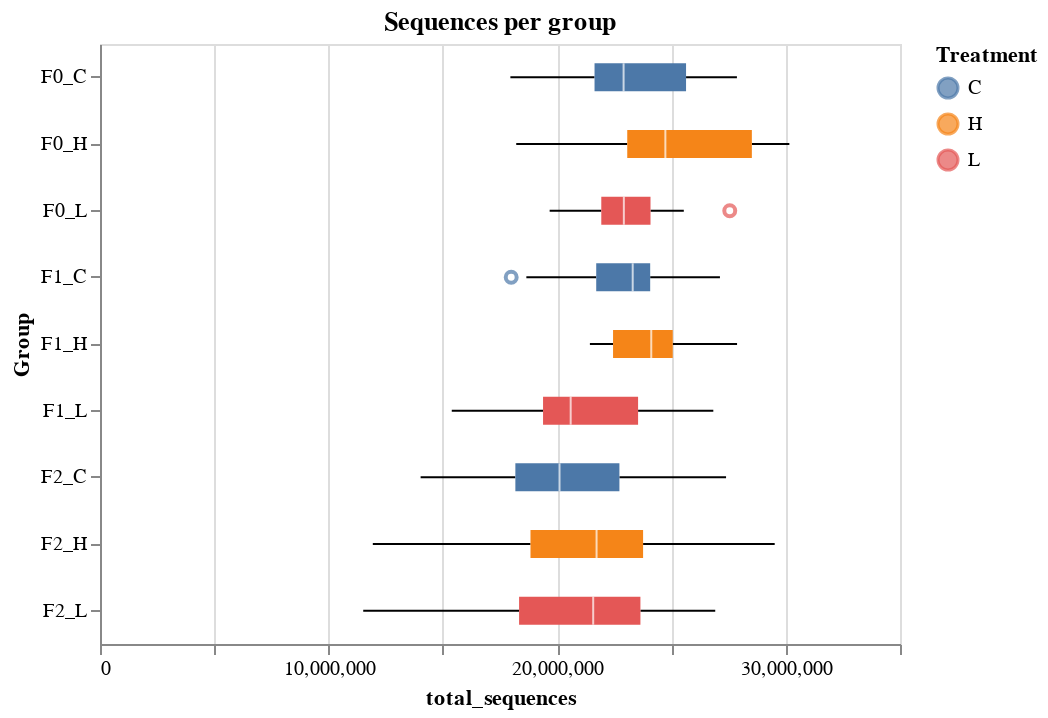

This figure's notebook cell:
### Code cell
alt.Chart(mqc_df, title="Sequences per group").mark_boxplot().encode(
    x="total_sequences",
    y=alt.Y("Group"),
    color="Treatment"
).properties(
    width=400,
    height=300
)

### Figure 1 — Vega-Lite specification as saved in the notebook (floating-point values rounded to 4 significant figures)
{"config": {"view": {"continuousWidth": 300, "continuousHeight": 300}}, "data": {"name": "data-ecca2a3c342bd7e9d9b1bf9dbc172dc6"}, "mark": {"type": "boxplot"}, "encoding": {"color": {"field": "Treatment", "type": "nominal"}, "x": {"field": "total_sequences", "type": "quantitative"}, "y": {"field": "Group", "type": "nominal"}}, "height": 300, "title": "Sequences per group", "width": 400, "$schema": "https://vega.github.io/schema/vega-lite/v5.14.1.json", "datasets": {"data-ecca2a3c342bd7e9d9b1bf9dbc172dc6": [{"total_sequences": 26340000.0, "Group": "F0_C", "Reads_QC_R1": "C10/sequence_quality_control/C10_QC_R1.fastq.gz", "Reads_QC_R2": "C10/sequence_quality_control/C10_QC_R2.fastq.gz", "Reads_QC_se": "C10/sequence_quality_control/C10_QC_se.fastq.gz", "Treatment": "C", "Generation": "F0", "Sample": "C10"}, {"total_sequences": 22070000.0, "Group": "F0_C", "Reads_QC_R1": "C11-t.r/sequence_quality_control/C11-t.r_QC_R1.fastq.gz", "Reads_QC_R2": "C11-t.r/sequence_quality_control/C11-t.r_QC_R2.fastq.gz", "Reads_QC_se": "C11-t.r/sequence_quality_control/C11-t.r_QC_se.fastq.gz", "Treatment": "C", "Generation": "F0", "Sample": "C11"}, {"total_sequences": 25470000.0, "Group": "F0_C", "Reads_QC_R1": "C11/sequence_quality_control/C11_QC_R1.fastq.gz", "Reads_QC_R2": "C11/sequence_quality_control/C11_QC_R2.fastq.gz", "Reads_QC_se": "C11/sequence_quality_control/C11_QC_se.fastq.gz", "Treatment": "C", "Generation": "F0", "Sample": "C11"}, {"total_sequences": 27120000.0, "Group": "F1_C", "Reads_QC_R1": "C12-t.r/sequence_quality_control/C12-t.r_QC_R1.fastq.gz", "Reads_QC_R2": "C12-t.r/sequence_quality_control/C12-t.r_QC_R2.fastq.gz", "Reads_QC_se": "C12-t.r/sequence_quality_control/C12-t.r_QC_se.fastq.gz", "Treatment": "C", "Generation": "F1", "Sample": "C12"}, {"total_sequences": 17990000.0, "Group": "F1_C", "Reads_QC_R1": "C12/sequence_quality_control/C12_QC_R1.fastq.gz", "Reads_QC_R2": "C12/sequence_quality_control/C12_QC_R2.fastq.gz", "Reads_QC_se": "C12/sequence_quality_control/C12_QC_se.fastq.gz", "Treatment": "C", "Generation": "F1", "Sample": "C12"}, {"total_sequences": 24670000.0, "Group": "F1_C", "Reads_QC_R1": "C13/sequence_quality_control/C13_QC_R1.fastq.gz", "Reads_QC_R2": "C13/sequence_quality_control/C13_QC_R2.fastq.gz", "Reads_QC_se": "C13/sequence_quality_control/C13_QC_se.fastq.gz", "Treatment": "C", "Generation": "F1", "Sample": "C13"}, {"total_sequences": 23870000.0, "Group": "F1_C", "Reads_QC_R1": "C14/sequence_quality_control/C14_QC_R1.fastq.gz", "Reads_QC_R2": "C14/sequence_quality_control/C14_QC_R2.fastq.gz", "Reads_QC_se": "C14/sequence_quality_control/C14_QC_se.fastq.gz", "Treatment": "C", "Generation": "F1", "Sample": "C14"}, {"total_sequences": 23750000.0, "Group": "F1_C", "Reads_QC_R1": "C15/sequence_quality_control/C15_QC_R1.fastq.gz", "Reads_QC_R2": "C15/sequence_quality_control/C15_QC_R2.fastq.gz", "Reads_QC_se": "C15/sequence_quality_control/C15_QC_se.fastq.gz", "Treatment": "C", "Generation": "F1", "Sample": "C15"}, {"total_sequences": 18650000.0, "Group": "F1_C", "Reads_QC_R1": "C16/sequence_quality_control/C16_QC_R1.fastq.gz", "Reads_QC_R2": "C16/sequence_quality_control/C16_QC_R2.fastq.gz", "Reads_QC_se": "C16/sequence_quality_control/C16_QC_se.fastq.gz", "Treatment": "C", "Generation": "F1", "Sample": "C16"}, {"total_sequences": 22860000.0, "Group": "F1_C", "Reads_QC_R1": "C17/sequence_quality_control/C17_QC_R1.fastq.gz", "Reads_QC_R2": "C17/sequence_quality_control/C17_QC_R2.fastq.gz", "Reads_QC_se": "C17/sequence_quality_control/C17_QC_se.fastq.gz", "Treatment": "C", "Generation": "F1", "Sample": "C17"}, {"total_sequences": 22730000.0, "Group": "F1_C", "Reads_QC_R1": "C18/sequence_quality_control/C18_QC_R1.fastq.gz", "Reads_QC_R2": "C18/sequence_quality_control/C18_QC_R2.fastq.gz", "Reads_QC_se": "C18/sequence_quality_control/C18_QC_se.fastq.gz", "Treatment": "C", "Generation": "F1", "Sample": "C18"}, {"total_sequences": 19540000.0, "Group": "F2_C", "Reads_QC_R1": "C19-t.r/sequence_quality_control/C19-t.r_QC_R1.fastq.gz", "Reads_QC_R2": "C19-t.r/sequence_quality_control/C19-t.r_QC_R2.fastq.gz", "Reads_QC_se": "C19-t.r/sequence_quality_control/C19-t.r_QC_se.fastq.gz", "Treatment": "C", "Generation": "F2", "Sample": "C19"}, {"total_sequences": 21690000.0, "Group": "F2_C", "Reads_QC_R1": "C19/sequence_quality_control/C19_QC_R1.fastq.gz", "Reads_QC_R2": "C19/sequence_quality_control/C19_QC_R2.fastq.gz", "Reads_QC_se": "C19/sequence_quality_control/C19_QC_se.fastq.gz", "Treatment": "C", "Generation": "F2", "Sample": "C19"}, {"total_sequences": 27870000.0, "Group": "F0_C", "Reads_QC_R1": "C1/sequence_quality_control/C1_QC_R1.fastq.gz", "Reads_QC_R2": "C1/sequence_quality_control/C1_QC_R2.fastq.gz", "Reads_QC_se": "C1/sequence_quality_control/C1_QC_se.fastq.gz", "Treatment": "C", "Generation": "F0", "Sample": "C1"}, {"total_sequences": 18520000.0, "Group": "F2_C", "Reads_QC_R1": "C20/sequence_quality_control/C20_QC_R1.fastq.gz", "Reads_QC_R2": "C20/sequence_quality_control/C20_QC_R2.fastq.gz", "Reads_QC_se": "C20/sequence_quality_control/C20_QC_se.fastq.gz", "Treatment": "C", "Generation": "F2", "Sample": "C20"}, {"total_sequences": 23980000.0, "Group": "F2_C", "Reads_QC_R1": "C21/sequence_quality_control/C21_QC_R1.fastq.gz", "Reads_QC_R2": "C21/sequence_quality_control/C21_QC_R2.fastq.gz", "Reads_QC_se": "C21/sequence_quality_control/C21_QC_se.fastq.gz", "Treatment": "C", "Generation": "F2", "Sample": "C21"}, {"total_sequences": 24840000.0, "Group": "F2_C", "Reads_QC_R1": "C22/sequence_quality_control/C22_QC_R1.fastq.gz", "Reads_QC_R2": "C22/sequence_quality_control/C22_QC_R2.fastq.gz", "Reads_QC_se": "C22/sequence_quality_control/C22_QC_se.fastq.gz", "Treatment": "C", "Generation": "F2", "Sample": "C22"}, {"total_sequences": 15320000.0, "Group": "F2_C", "Reads_QC_R1": "C23/sequence_quality_control/C23_QC_R1.fastq.gz", "Reads_QC_R2": "C23/sequence_quality_control/C23_QC_R2.fastq.gz", "Reads_QC_se": "C23/sequence_quality_control/C23_QC_se.fastq.gz", "Treatment": "C", "Generation": "F2", "Sample": "C23"}, {"total_sequences": 19570000.0, "Group": "F2_C", "Reads_QC_R1": "C24/sequence_quality_control/C24_QC_R1.fastq.gz", "Reads_QC_R2": "C24/sequence_quality_control/C24_QC_R2.fastq.gz", "Reads_QC_se": "C24/sequence_quality_control/C24_QC_se.fastq.gz", "Treatment": "C", "Generation": "F2", "Sample": "C24"}, {"total_sequences": 22580000.0, "Group": "F2_C", "Reads_QC_R1": "C25/sequence_quality_control/C25_QC_R1.fastq.gz", "Reads_QC_R2": "C25/sequence_quality_control/C25_QC_R2.fastq.gz", "Reads_QC_se": "C25/sequence_quality_control/C25_QC_se.fastq.gz", "Treatment": "C", "Generation": "F2", "Sample": "C25"}, {"total_sequences": 27390000.0, "Group": "F2_C", "Reads_QC_R1": "C26/sequence_quality_control/C26_QC_R1.fastq.gz", "Reads_QC_R2": "C26/sequence_quality_control/C26_QC_R2.fastq.gz", "Reads_QC_se": "C26/sequence_quality_control/C26_QC_se.fastq.gz", "Treatment": "C", "Generation": "F2", "Sample": "C26"}, {"total_sequences": 14030000.0, "Group": "F2_C", "Reads_QC_R1": "C27/sequence_quality_control/C27_QC_R1.fastq.gz", "Reads_QC_R2": "C27/sequence_quality_control/C27_QC_R2.fastq.gz", "Reads_QC_se": "C27/sequence_quality_control/C27_QC_se.fastq.gz", "Treatment": "C", "Generation": "F2", "Sample": "C27"}, {"total_sequences": 23160000.0, "Group": "F2_C", "Reads_QC_R1": "C28/sequence_quality_control/C28_QC_R1.fastq.gz", "Reads_QC_R2": "C28/sequence_quality_control/C28_QC_R2.fastq.gz", "Reads_QC_se": "C28/sequence_quality_control/C28_QC_se.fastq.gz", "Treatment": "C", "Generation": "F2", "Sample": "C28"}, {"total_sequences": 17140000.0, "Group": "F2_C", "Reads_QC_R1": "C29/sequence_quality_control/C29_QC_R1.fastq.gz", "Reads_QC_R2": "C29/sequence_quality_control/C29_QC_R2.fastq.gz", "Reads_QC_se": "C29/sequence_quality_control/C29_QC_se.fastq.gz", "Treatment": "C", "Generation": "F2", "Sample": "C29"}, {"total_sequences": 20320000.0, "Group": "F0_C", "Reads_QC_R1": "C2/sequence_quality_control/C2_QC_R1.fastq.gz", "Reads_QC_R2": "C2/sequence_quality_control/C2_QC_R2.fastq.gz", "Reads_QC_se": "C2/sequence_quality_control/C2_QC_se.fastq.gz", "Treatment": "C", "Generation": "F0", "Sample": "C2"}, {"total_sequences": 16440000.0, "Group": "F2_C", "Reads_QC_R1": "C30/sequence_quality_control/C30_QC_R1.fastq.gz", "Reads_QC_R2": "C30/sequence_quality_control/C30_QC_R2.fastq.gz", "Reads_QC_se": "C30/sequence_quality_control/C30_QC_se.fastq.gz", "Treatment": "C", "Generation": "F2", "Sample": "C30"}, {"total_sequences": 20640000.0, "Group": "F2_C", "Reads_QC_R1": "C31/sequence_quality_control/C31_QC_R1.fastq.gz", "Reads_QC_R2": "C31/sequence_quality_control/C31_QC_R2.fastq.gz", "Reads_QC_se": "C31/sequence_quality_control/C31_QC_se.fastq.gz", "Treatment": "C", "Generation": "F2", "Sample": "C31"}, {"total_sequences": 18610000.0, "Group": "F2_C", "Reads_QC_R1": "C32/sequence_quality_control/C32_QC_R1.fastq.gz", "Reads_QC_R2": "C32/sequence_quality_control/C32_QC_R2.fastq.gz", "Reads_QC_se": "C32/sequence_quality_control/C32_QC_se.fastq.gz", "Treatment": "C", "Generation": "F2", "Sample": "C32"}, {"total_sequences": 22320000.0, "Group": "F2_C", "Reads_QC_R1": "C34/sequence_quality_control/C34_QC_R1.fastq.gz", "Reads_QC_R2": "C34/sequence_quality_control/C34_QC_R2.fastq.gz", "Reads_QC_se": "C34/sequence_quality_control/C34_QC_se.fastq.gz", "Treatment": "C", "Generation": "F2", "Sample": "C34"}, {"total_sequences": 19720000.0, "Group": "F0_C", "Reads_QC_R1": "C3/sequence_quality_control/C3_QC_R1.fastq.gz", "Reads_QC_R2": "C3/sequence_quality_control/C3_QC_R2.fastq.gz", "Reads_QC_se": "C3/sequence_quality_control/C3_QC_se.fastq.gz", "Treatment": "C", "Generation": "F0", "Sample": "C3"}, {"total_sequences": 22250000.0, "Group": "F0_C", "Reads_QC_R1": "C4/sequence_quality_control/C4_QC_R1.fastq.gz", "Reads_QC_R2": "C4/sequence_quality_control/C4_QC_R2.fastq.gz", "Reads_QC_se": "C4/sequence_quality_control/C4_QC_se.fastq.gz", "Treatment": "C", "Generation": "F0", "Sample": "C4"}, {"total_sequences": 24670000.0, "Group": "F0_C", "Reads_QC_R1": "C5/sequence_quality_control/C5_QC_R1.fastq.gz", "Reads_QC_R2": "C5/sequence_quality_control/C5_QC_R2.fastq.gz", "Reads_QC_se": "C5/sequence_quality_control/C5_QC_se.fastq.gz", "Treatment": "C", "Generation": "F0", "Sample": "C5"}, {"total_sequences": 22630000.0, "Group": "F0_C", "Reads_QC_R1": "C6/sequence_quality_control/C6_QC_R1.fastq.gz", "Reads_QC_R2": "C6/sequence_quality_control/C6_QC_R2.fastq.gz", "Reads_QC_se": "C6/sequence_quality_control/C6_QC_se.fastq.gz", "Treatment": "C", "Generation": "F0", "Sample": "C6"}, {"total_sequences": 23180000.0, "Group": "F0_C", "Reads_QC_R1": "C7/sequence_quality_control/C7_QC_R1.fastq.gz", "Reads_QC_R2": "C7/sequence_quality_control/C7_QC_R2.fastq.gz", "Reads_QC_se": "C7/sequence_quality_control/C7_QC_se.fastq.gz", "Treatment": "C", "Generation": "F0", "Sample": "C7"}, {"total_sequences": 26140000.0, "Group": "F0_C", "Reads_QC_R1": "C8/sequence_quality_control/C8_QC_R1.fastq.gz", "Reads_QC_R2": "C8/sequence_quality_control/C8_QC_R2.fastq.gz", "Reads_QC_se": "C8/sequence_quality_control/C8_QC_se.fastq.gz", "Treatment": "C", "Generation": "F0", "Sample": "C8"}, {"total_sequences": 17950000.0, "Group": "F0_C", "Reads_QC_R1": "C9/sequence_quality_control/C9_QC_R1.fastq.gz", "Reads_QC_R2": "C9/sequence_quality_control/C9_QC_R2.fastq.gz", "Reads_QC_se": "C9/sequence_quality_control/C9_QC_se.fastq.gz", "Treatment": "C", "Generation": "F0", "Sample": "C9"}, {"total_sequences": 28550000.0, "Group": "F0_H", "Reads_QC_R1": "H10-t.r/sequence_quality_control/H10-t.r_QC_R1.fastq.gz", "Reads_QC_R2": "H10-t.r/sequence_quality_control/H10-t.r_QC_R2.fastq.gz", "Reads_QC_se": "H10-t.r/sequence_quality_control/H10-t.r_QC_se.fastq.gz", "Treatment": "H", "Generation": "F0", "Sample": "H10"}, {"total_sequences": 23810000.0, "Group": "F0_H", "Reads_QC_R1": "H10/sequence_quality_control/H10_QC_R1.fastq.gz", "Reads_QC_R2": "H10/sequence_quality_control/H10_QC_R2.fastq.gz", "Reads_QC_se": "H10/sequence_quality_control/H10_QC_se.fastq.gz", "Treatment": "H", "Generation": "F0", "Sample": "H10"}, {"total_sequences": 25610000.0, "Group": "F0_H", "Reads_QC_R1": "H11/sequence_quality_control/H11_QC_R1.fastq.gz", "Reads_QC_R2": "H11/sequence_quality_control/H11_QC_R2.fastq.gz", "Reads_QC_se": "H11/sequence_quality_control/H11_QC_se.fastq.gz", "Treatment": "H", "Generation": "F0", "Sample": "H11"}, {"total_sequences": 22780000.0, "Group": "F1_H", "Reads_QC_R1": "H12/sequence_quality_control/H12_QC_R1.fastq.gz", "Reads_QC_R2": "H12/sequence_quality_control/H12_QC_R2.fastq.gz", "Reads_QC_se": "H12/sequence_quality_control/H12_QC_se.fastq.gz", "Treatment": "H", "Generation": "F1", "Sample": "H12"}, {"total_sequences": 21440000.0, "Group": "F1_H", "Reads_QC_R1": "H13-t.r/sequence_quality_control/H13-t.r_QC_R1.fastq.gz", "Reads_QC_R2": "H13-t.r/sequence_quality_control/H13-t.r_QC_R2.fastq.gz", "Reads_QC_se": "H13-t.r/sequence_quality_control/H13-t.r_QC_se.fastq.gz", "Treatment": "H", "Generation": "F1", "Sample": "H13"}, {"total_sequences": 23960000.0, "Group": "F1_H", "Reads_QC_R1": "H13/sequence_quality_control/H13_QC_R1.fastq.gz", "Reads_QC_R2": "H13/sequence_quality_control/H13_QC_R2.fastq.gz", "Reads_QC_se": "H13/sequence_quality_control/H13_QC_se.fastq.gz", "Treatment": "H", "Generation": "F1", "Sample": "H13"}, {"total_sequences": 27870000.0, "Group": "F1_H", "Reads_QC_R1": "H14/sequence_quality_control/H14_QC_R1.fastq.gz", "Reads_QC_R2": "H14/sequence_quality_control/H14_QC_R2.fastq.gz", "Reads_QC_se": "H14/sequence_quality_control/H14_QC_se.fastq.gz", "Treatment": "H", "Generation": "F1", "Sample": "H14"}, {"total_sequences": 25650000.0, "Group": "F1_H", "Reads_QC_R1": "H15/sequence_quality_control/H15_QC_R1.fastq.gz", "Reads_QC_R2": "H15/sequence_quality_control/H15_QC_R2.fastq.gz", "Reads_QC_se": "H15/sequence_quality_control/H15_QC_se.fastq.gz", "Treatment": "H", "Generation": "F1", "Sample": "H15"}, {"total_sequences": 24270000.0, "Group": "F1_H", "Reads_QC_R1": "H16/sequence_quality_control/H16_QC_R1.fastq.gz", "Reads_QC_R2": "H16/sequence_quality_control/H16_QC_R2.fastq.gz", "Reads_QC_se": "H16/sequence_quality_control/H16_QC_se.fastq.gz", "Treatment": "H", "Generation": "F1", "Sample": "H16"}, {"total_sequences": 24860000.0, "Group": "F1_H", "Reads_QC_R1": "H17/sequence_quality_control/H17_QC_R1.fastq.gz", "Reads_QC_R2": "H17/sequence_quality_control/H17_QC_R2.fastq.gz", "Reads_QC_se": "H17/sequence_quality_control/H17_QC_se.fastq.gz", "Treatment": "H", "Generation": "F1", "Sample": "H17"}, {"total_sequences": 21430000.0, "Group": "F1_H", "Reads_QC_R1": "H18/sequence_quality_control/H18_QC_R1.fastq.gz", "Reads_QC_R2": "H18/sequence_quality_control/H18_QC_R2.fastq.gz", "Reads_QC_se": "H18/sequence_quality_control/H18_QC_se.fastq.gz", "Treatment": "H", "Generation": "F1", "Sample": "H18"}, {"total_sequences": 28510000.0, "Group": "F0_H", "Reads_QC_R1": "H1/sequence_quality_control/H1_QC_R1.fastq.gz", "Reads_QC_R2": "H1/sequence_quality_control/H1_QC_R2.fastq.gz", "Reads_QC_se": "H1/sequence_quality_control/H1_QC_se.fastq.gz", "Treatment": "H", "Generation": "F0", "Sample": "H1"}, {"total_sequences": 19940000.0, "Group": "F2_H", "Reads_QC_R1": "H20/sequence_quality_control/H20_QC_R1.fastq.gz", "Reads_QC_R2": "H20/sequence_quality_control/H20_QC_R2.fastq.gz", "Reads_QC_se": "H20/sequence_quality_control/H20_QC_se.fastq.gz", "Treatment": "H", "Generation": "F2", "Sample": "H20"}, {"total_sequences": 19140000.0, "Group": "F2_H", "Reads_QC_R1": "H21/sequence_quality_control/H21_QC_R1.fastq.gz", "Reads_QC_R2": "H21/sequence_quality_control/H21_QC_R2.fastq.gz", "Reads_QC_se": "H21/sequence_quality_control/H21_QC_se.fastq.gz", "Treatment": "H", "Generation": "F2", "Sample": "H21"}, {"total_sequences": 27320000.0, "Group": "F2_H", "Reads_QC_R1": "H22/sequence_quality_control/H22_QC_R1.fastq.gz", "Reads_QC_R2": "H22/sequence_quality_control/H22_QC_R2.fastq.gz", "Reads_QC_se": "H22/sequence_quality_control/H22_QC_se.fastq.gz", "Treatment": "H", "Generation": "F2", "Sample": "H22"}, {"total_sequences": 28070000.0, "Group": "F2_H", "Reads_QC_R1": "H23/sequence_quality_control/H23_QC_R1.fastq.gz", "Reads_QC_R2": "H23/sequence_quality_control/H23_QC_R2.fastq.gz", "Reads_QC_se": "H23/sequence_quality_control/H23_QC_se.fastq.gz", "Treatment": "H", "Generation": "F2", "Sample": "H23"}, {"total_sequences": 11940000.0, "Group": "F2_H", "Reads_QC_R1": "H24/sequence_quality_control/H24_QC_R1.fastq.gz", "Reads_QC_R2": "H24/sequence_quality_control/H24_QC_R2.fastq.gz", "Reads_QC_se": "H24/sequence_quality_control/H24_QC_se.fastq.gz", "Treatment": "H", "Generation": "F2", "Sample": "H24"}, {"total_sequences": 22260000.0, "Group": "F2_H", "Reads_QC_R1": "H25/sequence_quality_control/H25_QC_R1.fastq.gz", "Reads_QC_R2": "H25/sequence_quality_control/H25_QC_R2.fastq.gz", "Reads_QC_se": "H25/sequence_quality_control/H25_QC_se.fastq.gz", "Treatment": "H", "Generation": "F2", "Sample": "H25"}, {"total_sequences": 23120000.0, "Group": "F2_H", "Reads_QC_R1": "H26/sequence_quality_control/H26_QC_R1.fastq.gz", "Reads_QC_R2": "H26/sequence_quality_control/H26_QC_R2.fastq.gz", "Reads_QC_se": "H26/sequence_quality_control/H26_QC_se.fastq.gz", "Treatment": "H", "Generation": "F2", "Sample": "H26"}, {"total_sequences": 17630000.0, "Group": "F2_H", "Reads_QC_R1": "H27/sequence_quality_control/H27_QC_R1.fastq.gz", "Reads_QC_R2": "H27/sequence_quality_control/H27_QC_R2.fastq.gz", "Reads_QC_se": "H27/sequence_quality_control/H27_QC_se.fastq.gz", "Treatment": "H", "Generation": "F2", "Sample": "H27"}, {"total_sequences": 24840000.0, "Group": "F2_H", "Reads_QC_R1": "H28/sequence_quality_control/H28_QC_R1.fastq.gz", "Reads_QC_R2": "H28/sequence_quality_control/H28_QC_R2.fastq.gz", "Reads_QC_se": "H28/sequence_quality_control/H28_QC_se.fastq.gz", "Treatment": "H", "Generation": "F2", "Sample": "H28"}, {"total_sequences": 17930000.0, "Group": "F2_H", "Reads_QC_R1": "H29/sequence_quality_control/H29_QC_R1.fastq.gz", "Reads_QC_R2": "H29/sequence_quality_control/H29_QC_R2.fastq.gz", "Reads_QC_se": "H29/sequence_quality_control/H29_QC_se.fastq.gz", "Treatment": "H", "Generation": "F2", "Sample": "H29"}, {"total_sequences": 18210000.0, "Group": "F0_H", "Reads_QC_R1": "H2/sequence_quality_control/H2_QC_R1.fastq.gz", "Reads_QC_R2": "H2/sequence_quality_control/H2_QC_R2.fastq.gz", "Reads_QC_se": "H2/sequence_quality_control/H2_QC_se.fastq.gz", "Treatment": "H", "Generation": "F0", "Sample": "H2"}, {"total_sequences": 19150000.0, "Group": "F2_H", "Reads_QC_R1": "H30/sequence_quality_control/H30_QC_R1.fastq.gz", "Reads_QC_R2": "H30/sequence_quality_control/H30_QC_R2.fastq.gz", "Reads_QC_se": "H30/sequence_quality_control/H30_QC_se.fastq.gz", "Treatment": "H", "Generation": "F2", "Sample": "H30"}, {"total_sequences": 15590000.0, "Group": "F2_H", "Reads_QC_R1": "H31/sequence_quality_control/H31_QC_R1.fastq.gz", "Reads_QC_R2": "H31/sequence_quality_control/H31_QC_R2.fastq.gz", "Reads_QC_se": "H31/sequence_quality_control/H31_QC_se.fastq.gz", "Treatment": "H", "Generation": "F2", "Sample": "H31"}, {"total_sequences": 21500000.0, "Group": "F2_H", "Reads_QC_R1": "H32-t.r/sequence_quality_control/H32-t.r_QC_R1.fastq.gz", "Reads_QC_R2": "H32-t.r/sequence_quality_control/H32-t.r_QC_R2.fastq.gz", "Reads_QC_se": "H32-t.r/sequence_quality_control/H32-t.r_QC_se.fastq.gz", "Treatment": "H", "Generation": "F2", "Sample": "H32"}, {"total_sequences": 23400000.0, "Group": "F2_H", "Reads_QC_R1": "H32/sequence_quality_control/H32_QC_R1.fastq.gz", "Reads_QC_R2": "H32/sequence_quality_control/H32_QC_R2.fastq.gz", "Reads_QC_se": "H32/sequence_quality_control/H32_QC_se.fastq.gz", "Treatment": "H", "Generation": "F2", "Sample": "H32"}, {"total_sequences": 21950000.0, "Group": "F2_H", "Reads_QC_R1": "H33/sequence_quality_control/H33_QC_R1.fastq.gz", "Reads_QC_R2": "H33/sequence_quality_control/H33_QC_R2.fastq.gz", "Reads_QC_se": "H33/sequence_quality_control/H33_QC_se.fastq.gz", "Treatment": "H", "Generation": "F2", "Sample": "H33"}, {"total_sequences": 29520000.0, "Group": "F2_H", "Reads_QC_R1": "H34/sequence_quality_control/H34_QC_R1.fastq.gz", "Reads_QC_R2": "H34/sequence_quality_control/H34_QC_R2.fastq.gz", "Reads_QC_se": "H34/sequence_quality_control/H34_QC_se.fastq.gz", "Treatment": "H", "Generation": "F2", "Sample": "H34"}, {"total_sequences": 30160000.0, "Group": "F0_H", "Reads_QC_R1": "H3/sequence_quality_control/H3_QC_R1.fastq.gz", "Reads_QC_R2": "H3/sequence_quality_control/H3_QC_R2.fastq.gz", "Reads_QC_se": "H3/sequence_quality_control/H3_QC_se.fastq.gz", "Treatment": "H", "Generation": "F0", "Sample": "H3"}, {"total_sequences": 27290000.0, "Group": "F0_H", "Reads_QC_R1": "H4/sequence_quality_control/H4_QC_R1.fastq.gz", "Reads_QC_R2": "H4/sequence_quality_control/H4_QC_R2.fastq.gz", "Reads_QC_se": "H4/sequence_quality_control/H4_QC_se.fastq.gz", "Treatment": "H", "Generation": "F0", "Sample": "H4"}, {"total_sequences": 19150000.0, "Group": "F0_H", "Reads_QC_R1": "H5/sequence_quality_control/H5_QC_R1.fastq.gz", "Reads_QC_R2": "H5/sequence_quality_control/H5_QC_R2.fastq.gz", "Reads_QC_se": "H5/sequence_quality_control/H5_QC_se.fastq.gz", "Treatment": "H", "Generation": "F0", "Sample": "H5"}, {"total_sequences": 29560000.0, "Group": "F0_H", "Reads_QC_R1": "H6/sequence_quality_control/H6_QC_R1.fastq.gz", "Reads_QC_R2": "H6/sequence_quality_control/H6_QC_R2.fastq.gz", "Reads_QC_se": "H6/sequence_quality_control/H6_QC_se.fastq.gz", "Treatment": "H", "Generation": "F0", "Sample": "H6"}, {"total_sequences": 21100000.0, "Group": "F0_H", "Reads_QC_R1": "H7/sequence_quality_control/H7_QC_R1.fastq.gz", "Reads_QC_R2": "H7/sequence_quality_control/H7_QC_R2.fastq.gz", "Reads_QC_se": "H7/sequence_quality_control/H7_QC_se.fastq.gz", "Treatment": "H", "Generation": "F0", "Sample": "H7"}, {"total_sequences": 23720000.0, "Group": "F0_H", "Reads_QC_R1": "H8/sequence_quality_control/H8_QC_R1.fastq.gz", "Reads_QC_R2": "H8/sequence_quality_control/H8_QC_R2.fastq.gz", "Reads_QC_se": "H8/sequence_quality_control/H8_QC_se.fastq.gz", "Treatment": "H", "Generation": "F0", "Sample": "H8"}, {"total_sequences": 23860000.0, "Group": "F0_H", "Reads_QC_R1": "H9/sequence_quality_control/H9_QC_R1.fastq.gz", "Reads_QC_R2": "H9/sequence_quality_control/H9_QC_R2.fastq.gz", "Reads_QC_se": "H9/sequence_quality_control/H9_QC_se.fastq.gz", "Treatment": "H", "Generation": "F0", "Sample": "H9"}, {"total_sequences": 20470000.0, "Group": "F1_L", "Reads_QC_R1": "L10/sequence_quality_control/L10_QC_R1.fastq.gz", "Reads_QC_R2": "L10/sequence_quality_control/L10_QC_R2.fastq.gz", "Reads_QC_se": "L10/sequence_quality_control/L10_QC_se.fastq.gz", "Treatment": "L", "Generation": "F1", "Sample": "L10"}, {"total_sequences": 19020000.0, "Group": "F1_L", "Reads_QC_R1": "L11-t.r/sequence_quality_control/L11-t.r_QC_R1.fastq.gz", "Reads_QC_R2": "L11-t.r/sequence_quality_control/L11-t.r_QC_R2.fastq.gz", "Reads_QC_se": "L11-t.r/sequence_quality_control/L11-t.r_QC_se.fastq.gz", "Treatment": "L", "Generation": "F1", "Sample": "L11"}, {"total_sequences": 20720000.0, "Group": "F1_L", "Reads_QC_R1": "L11/sequence_quality_control/L11_QC_R1.fastq.gz", "Reads_QC_R2": "L11/sequence_quality_control/L11_QC_R2.fastq.gz", "Reads_QC_se": "L11/sequence_quality_control/L11_QC_se.fastq.gz", "Treatment": "L", "Generation": "F1", "Sample": "L11"}, {"total_sequences": 24480000.0, "Group": "F1_L", "Reads_QC_R1": "L12/sequence_quality_control/L12_QC_R1.fastq.gz", "Reads_QC_R2": "L12/sequence_quality_control/L12_QC_R2.fastq.gz", "Reads_QC_se": "L12/sequence_quality_control/L12_QC_se.fastq.gz", "Treatment": "L", "Generation": "F1", "Sample": "L12"}, {"total_sequences": 15390000.0, "Group": "F1_L", "Reads_QC_R1": "L13/sequence_quality_control/L13_QC_R1.fastq.gz", "Reads_QC_R2": "L13/sequence_quality_control/L13_QC_R2.fastq.gz", "Reads_QC_se": "L13/sequence_quality_control/L13_QC_se.fastq.gz", "Treatment": "L", "Generation": "F1", "Sample": "L13"}, {"total_sequences": 26830000.0, "Group": "F1_L", "Reads_QC_R1": "L14/sequence_quality_control/L14_QC_R1.fastq.gz", "Reads_QC_R2": "L14/sequence_quality_control/L14_QC_R2.fastq.gz", "Reads_QC_se": "L14/sequence_quality_control/L14_QC_se.fastq.gz", "Treatment": "L", "Generation": "F1", "Sample": "L14"}, {"total_sequences": 23970000.0, "Group": "F2_L", "Reads_QC_R1": "L15/sequence_quality_control/L15_QC_R1.fastq.gz", "Reads_QC_R2": "L15/sequence_quality_control/L15_QC_R2.fastq.gz", "Reads_QC_se": "L15/sequence_quality_control/L15_QC_se.fastq.gz", "Treatment": "L", "Generation": "F2", "Sample": "L15"}, {"total_sequences": 21310000.0, "Group": "F2_L", "Reads_QC_R1": "L16/sequence_quality_control/L16_QC_R1.fastq.gz", "Reads_QC_R2": "L16/sequence_quality_control/L16_QC_R2.fastq.gz", "Reads_QC_se": "L16/sequence_quality_control/L16_QC_se.fastq.gz", "Treatment": "L", "Generation": "F2", "Sample": "L16"}, {"total_sequences": 18340000.0, "Group": "F2_L", "Reads_QC_R1": "L17/sequence_quality_control/L17_QC_R1.fastq.gz", "Reads_QC_R2": "L17/sequence_quality_control/L17_QC_R2.fastq.gz", "Reads_QC_se": "L17/sequence_quality_control/L17_QC_se.fastq.gz", "Treatment": "L", "Generation": "F2", "Sample": "L17"}, {"total_sequences": 11520000.0, "Group": "F2_L", "Reads_QC_R1": "L18/sequence_quality_control/L18_QC_R1.fastq.gz", "Reads_QC_R2": "L18/sequence_quality_control/L18_QC_R2.fastq.gz", "Reads_QC_se": "L18/sequence_quality_control/L18_QC_se.fastq.gz", "Treatment": "L", "Generation": "F2", "Sample": "L18"}, {"total_sequences": 19780000.0, "Group": "F2_L", "Reads_QC_R1": "L19/sequence_quality_control/L19_QC_R1.fastq.gz", "Reads_QC_R2": "L19/sequence_quality_control/L19_QC_R2.fastq.gz", "Reads_QC_se": "L19/sequence_quality_control/L19_QC_se.fastq.gz", "Treatment": "L", "Generation": "F2", "Sample": "L19"}, {"total_sequences": 27550000.0, "Group": "F0_L", "Reads_QC_R1": "L1/sequence_quality_control/L1_QC_R1.fastq.gz", "Reads_QC_R2": "L1/sequence_quality_control/L1_QC_R2.fastq.gz", "Reads_QC_se": "L1/sequence_quality_control/L1_QC_se.fastq.gz", "Treatment": "L", "Generation": "F0", "Sample": "L1"}, {"total_sequences": 21580000.0, "Group": "F2_L", "Reads_QC_R1": "L20/sequence_quality_control/L20_QC_R1.fastq.gz", "Reads_QC_R2": "L20/sequence_quality_control/L20_QC_R2.fastq.gz", "Reads_QC_se": "L20/sequence_quality_control/L20_QC_se.fastq.gz", "Treatment": "L", "Generation": "F2", "Sample": "L20"}, {"total_sequences": 22170000.0, "Group": "F2_L", "Reads_QC_R1": "L21/sequence_quality_control/L21_QC_R1.fastq.gz", "Reads_QC_R2": "L21/sequence_quality_control/L21_QC_R2.fastq.gz", "Reads_QC_se": "L21/sequence_quality_control/L21_QC_se.fastq.gz", "Treatment": "L", "Generation": "F2", "Sample": "L21"}, {"total_sequences": 26100000.0, "Group": "F2_L", "Reads_QC_R1": null, "Reads_QC_R2": null, "Reads_QC_se": null, "Treatment": "L", "Generation": "F2", "Sample": "L22"}, {"total_sequences": 24090000.0, "Group": "F2_L", "Reads_QC_R1": "L23/sequence_quality_control/L23_QC_R1.fastq.gz", "Reads_QC_R2": "L23/sequence_quality_control/L23_QC_R2.fastq.gz", "Reads_QC_se": "L23/sequence_quality_control/L23_QC_se.fastq.gz", "Treatment": "L", "Generation": "F2", "Sample": "L23"}, {"total_sequences": 21820000.0, "Group": "F2_L", "Reads_QC_R1": "L24/sequence_quality_control/L24_QC_R1.fastq.gz", "Reads_QC_R2": "L24/sequence_quality_control/L24_QC_R2.fastq.gz", "Reads_QC_se": "L24/sequence_quality_control/L24_QC_se.fastq.gz", "Treatment": "L", "Generation": "F2", "Sample": "L24"}, {"total_sequences": 17470000.0, "Group": "F2_L", "Reads_QC_R1": null, "Reads_QC_R2": null, "Reads_QC_se": null, "Treatment": "L", "Generation": "F2", "Sample": "L25"}, {"total_sequences": 26920000.0, "Group": "F2_L", "Reads_QC_R1": "L26/sequence_quality_control/L26_QC_R1.fastq.gz", "Reads_QC_R2": "L26/sequence_quality_control/L26_QC_R2.fastq.gz", "Reads_QC_se": "L26/sequence_quality_control/L26_QC_se.fastq.gz", "Treatment": "L", "Generation": "F2", "Sample": "L26"}, {"total_sequences": 23640000.0, "Group": "F2_L", "Reads_QC_R1": "L27/sequence_quality_control/L27_QC_R1.fastq.gz", "Reads_QC_R2": "L27/sequence_quality_control/L27_QC_R2.fastq.gz", "Reads_QC_se": "L27/sequence_quality_control/L27_QC_se.fastq.gz", "Treatment": "L", "Generation": "F2", "Sample": "L27"}, {"total_sequences": 20000000.0, "Group": "F2_L", "Reads_QC_R1": "L28/sequence_quality_control/L28_QC_R1.fastq.gz", "Reads_QC_R2": "L28/sequence_quality_control/L28_QC_R2.fastq.gz", "Reads_QC_se": "L28/sequence_quality_control/L28_QC_se.fastq.gz", "Treatment": "L", "Generation": "F2", "Sample": "L28"}, {"total_sequences": 17330000.0, "Group": "F2_L", "Reads_QC_R1": "L29-t.r/sequence_quality_control/L29-t.r_QC_R1.fastq.gz", "Reads_QC_R2": "L29-t.r/sequence_quality_control/L29-t.r_QC_R2.fastq.gz", "Reads_QC_se": "L29-t.r/sequence_quality_control/L29-t.r_QC_se.fastq.gz", "Treatment": "L", "Generation": "F2", "Sample": "L29"}, {"total_sequences": 22260000.0, "Group": "F2_L", "Reads_QC_R1": "L29/sequence_quality_control/L29_QC_R1.fastq.gz", "Reads_QC_R2": "L29/sequence_quality_control/L29_QC_R2.fastq.gz", "Reads_QC_se": "L29/sequence_quality_control/L29_QC_se.fastq.gz", "Treatment": "L", "Generation": "F2", "Sample": "L29"}, {"total_sequences": 24420000.0, "Group": "F0_L", "Reads_QC_R1": "L2/sequence_quality_control/L2_QC_R1.fastq.gz", "Reads_QC_R2": "L2/sequence_quality_control/L2_QC_R2.fastq.gz", "Reads_QC_se": "L2/sequence_quality_control/L2_QC_se.fastq.gz", "Treatment": "L", "Generation": "F0", "Sample": "L2"}, {"total_sequences": 16180000.0, "Group": "F2_L", "Reads_QC_R1": "L30/sequence_quality_control/L30_QC_R1.fastq.gz", "Reads_QC_R2": "L30/sequence_quality_control/L30_QC_R2.fastq.gz", "Reads_QC_se": "L30/sequence_quality_control/L30_QC_se.fastq.gz", "Treatment": "L", "Generation": "F2", "Sample": "L30"}, {"total_sequences": 21010000.0, "Group": "F0_L", "Reads_QC_R1": "L3/sequence_quality_control/L3_QC_R1.fastq.gz", "Reads_QC_R2": "L3/sequence_quality_control/L3_QC_R2.fastq.gz", "Reads_QC_se": "L3/sequence_quality_control/L3_QC_se.fastq.gz", "Treatment": "L", "Generation": "F0", "Sample": "L3"}, {"total_sequences": 22250000.0, "Group": "F0_L", "Reads_QC_R1": "L4/sequence_quality_control/L4_QC_R1.fastq.gz", "Reads_QC_R2": "L4/sequence_quality_control/L4_QC_R2.fastq.gz", "Reads_QC_se": "L4/sequence_quality_control/L4_QC_se.fastq.gz", "Treatment": "L", "Generation": "F0", "Sample": "L4"}, {"total_sequences": 19670000.0, "Group": "F0_L", "Reads_QC_R1": "L5/sequence_quality_control/L5_QC_R1.fastq.gz", "Reads_QC_R2": "L5/sequence_quality_control/L5_QC_R2.fastq.gz", "Reads_QC_se": "L5/sequence_quality_control/L5_QC_se.fastq.gz", "Treatment": "L", "Generation": "F0", "Sample": "L5"}, {"total_sequences": 25540000.0, "Group": "F0_L", "Reads_QC_R1": "L6-t.r/sequence_quality_control/L6-t.r_QC_R1.fastq.gz", "Reads_QC_R2": "L6-t.r/sequence_quality_control/L6-t.r_QC_R2.fastq.gz", "Reads_QC_se": "L6-t.r/sequence_quality_control/L6-t.r_QC_se.fastq.gz", "Treatment": "L", "Generation": "F0", "Sample": "L6"}, {"total_sequences": 21830000.0, "Group": "F0_L", "Reads_QC_R1": "L6/sequence_quality_control/L6_QC_R1.fastq.gz", "Reads_QC_R2": "L6/sequence_quality_control/L6_QC_R2.fastq.gz", "Reads_QC_se": "L6/sequence_quality_control/L6_QC_se.fastq.gz", "Treatment": "L", "Generation": "F0", "Sample": "L6"}, {"total_sequences": 22870000.0, "Group": "F0_L", "Reads_QC_R1": "L7/sequence_quality_control/L7_QC_R1.fastq.gz", "Reads_QC_R2": "L7/sequence_quality_control/L7_QC_R2.fastq.gz", "Reads_QC_se": "L7/sequence_quality_control/L7_QC_se.fastq.gz", "Treatment": "L", "Generation": "F0", "Sample": "L7"}, {"total_sequences": 23090000.0, "Group": "F0_L", "Reads_QC_R1": "L8/sequence_quality_control/L8_QC_R1.fastq.gz", "Reads_QC_R2": "L8/sequence_quality_control/L8_QC_R2.fastq.gz", "Reads_QC_se": "L8/sequence_quality_control/L8_QC_se.fastq.gz", "Treatment": "L", "Generation": "F0", "Sample": "L8"}, {"total_sequences": 22970000.0, "Group": "F0_L", "Reads_QC_R1": "L9/sequence_quality_control/L9_QC_R1.fastq.gz", "Reads_QC_R2": "L9/sequence_quality_control/L9_QC_R2.fastq.gz", "Reads_QC_se": "L9/sequence_quality_control/L9_QC_se.fastq.gz", "Treatment": "L", "Generation": "F0", "Sample": "L9"}]}}
